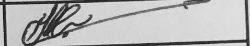
#> input picture attendance-management-backend/src/template_signature.png, 250 x 46 px, found by its file name
$ python investigate.py
#> lines starting #> are read from the running program, lines starting #| are printed output that depends on the picture; after the words box and inside, x2 and y2 are one past the last pixel; in counts of white or black regions, pixels touching at a corner belong together
from PIL import Image, ImageOps, ImageChops

def rmsd(image1, image2):
    diff = ImageChops.difference(image1, image2)
    h = diff.histogram()
    rms = (sum(h) / (image1.size[0] * image1.size[1])) ** 0.5
    return rms
#image path add
template_path = 'C:\\Users\\admmin\\Documents\\cgv\\cgv-coursework-image-proccesing\\attendance-management-backend\\src\\template_signature.png'
student_signature_path = 'C:\\Users\\admmin\\Documents\\cgv\\cgv-coursework-image-proccesing\\attendance-management-backend\\src\\assets\\student_signature.png'

template_image = Image.open(template_path).convert('L')
student_image = Image.open(student_signature_path).convert('L')
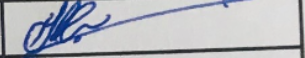
#> input picture attendance-management-backend/src/assets/student_signature.png, 305 x 58 px, found by its file name
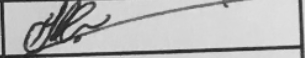
#> student_image: PIL image 305x58 L; min 27, max 226, mean 180.9

template_image = template_image.resize(student_image.size)
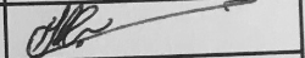
#> template_image: PIL image 305x58 L; min 12, max 236, mean 180.5

#thresholder add
threshold = 128
template_image = ImageOps.invert(template_image.point(lambda p: p < threshold and 255))
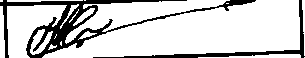
#> template_image: PIL image 305x58 L; 80.4% white; 2 black regions, box (x1, y1, x2, y2) and area: (0, 0, 256, 58) 2655, (93, 0, 305, 58) 819
student_image = ImageOps.invert(student_image.point(lambda p: p < threshold and 255))
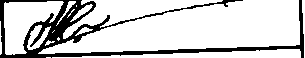
#> student_image: PIL image 305x58 L; 80.8% white; 1 black region, box (x1, y1, x2, y2) and area: (0, 0, 304, 58) 3392

threshold = 50
difference = rmsd(template_image, student_image)
#> in rmsd, `diff = ImageChops.difference(image1, image2)`:
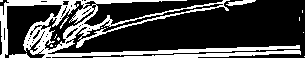
#> diff: PIL image 305x58 L; 27.4% white; 16 white regions (11 under 20 px), largest, box (x1, y1, x2, y2) and area: (0, 0, 300, 58) 3988, (93, 50, 301, 58) 619, (226, 0, 256, 6) 97, (9, 53, 30, 58) 74, (60, 16, 69, 29) 23
#> in rmsd, `h = diff.histogram()`: h = 256 values, max 12850 at index 0, min 0 at index 1, mean 69.1
#> in rmsd, `rms = (sum(h) / (image1.size[0] * image1.size[1])) ** 0.5`: rms = 1
#> difference = 1

#print in console
if difference <= threshold:
    print(f"Massage: Student signature matched with RMSD difference: {difference:.2f}")
#| Massage: Student signature matched with RMSD difference: 1.00
else:
    print(f"Massage: Student signature did not match with RMSD difference: {difference:.2f}")
